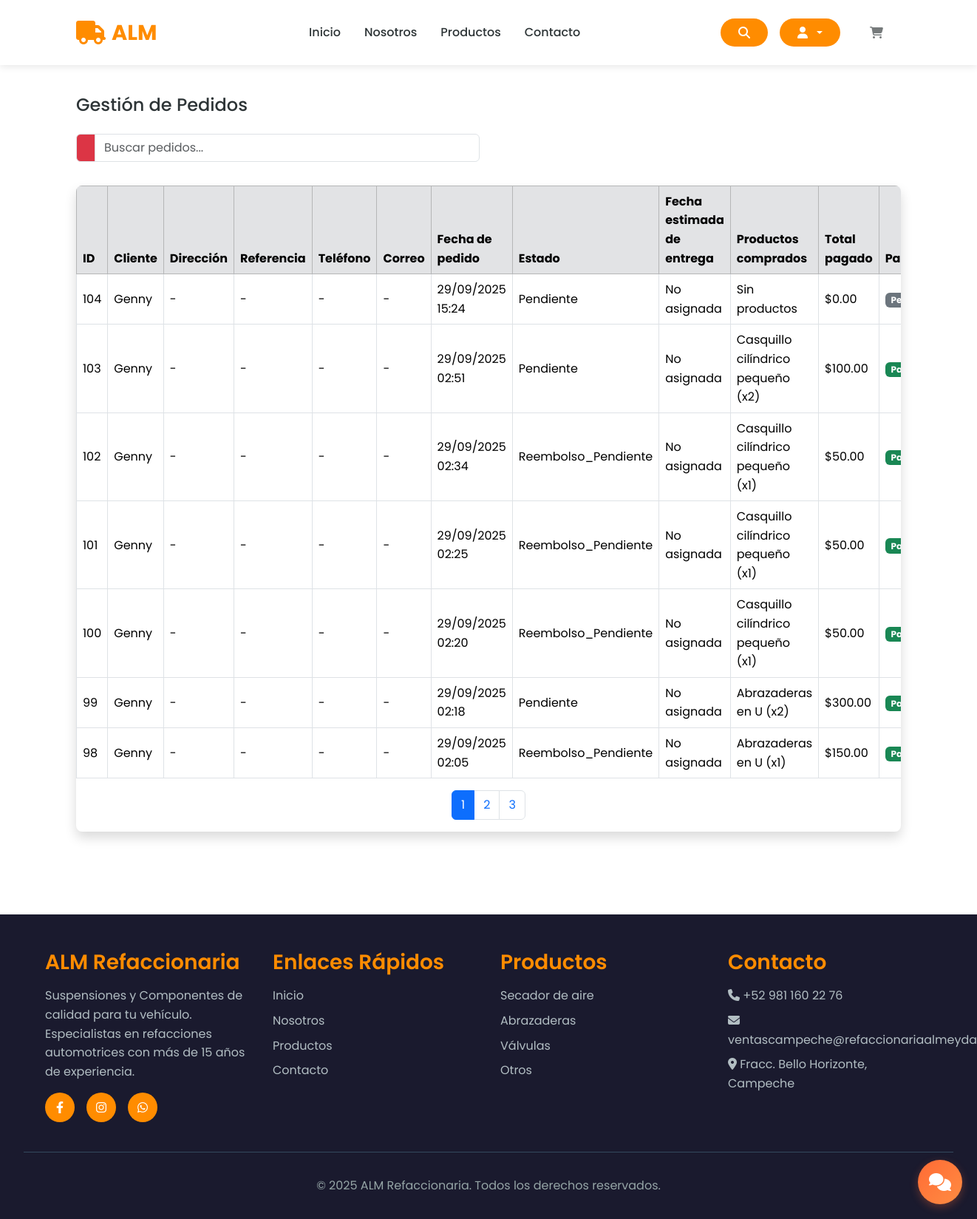
/gestion/orders/ (signed in), run on an earlier commit of the app's database.
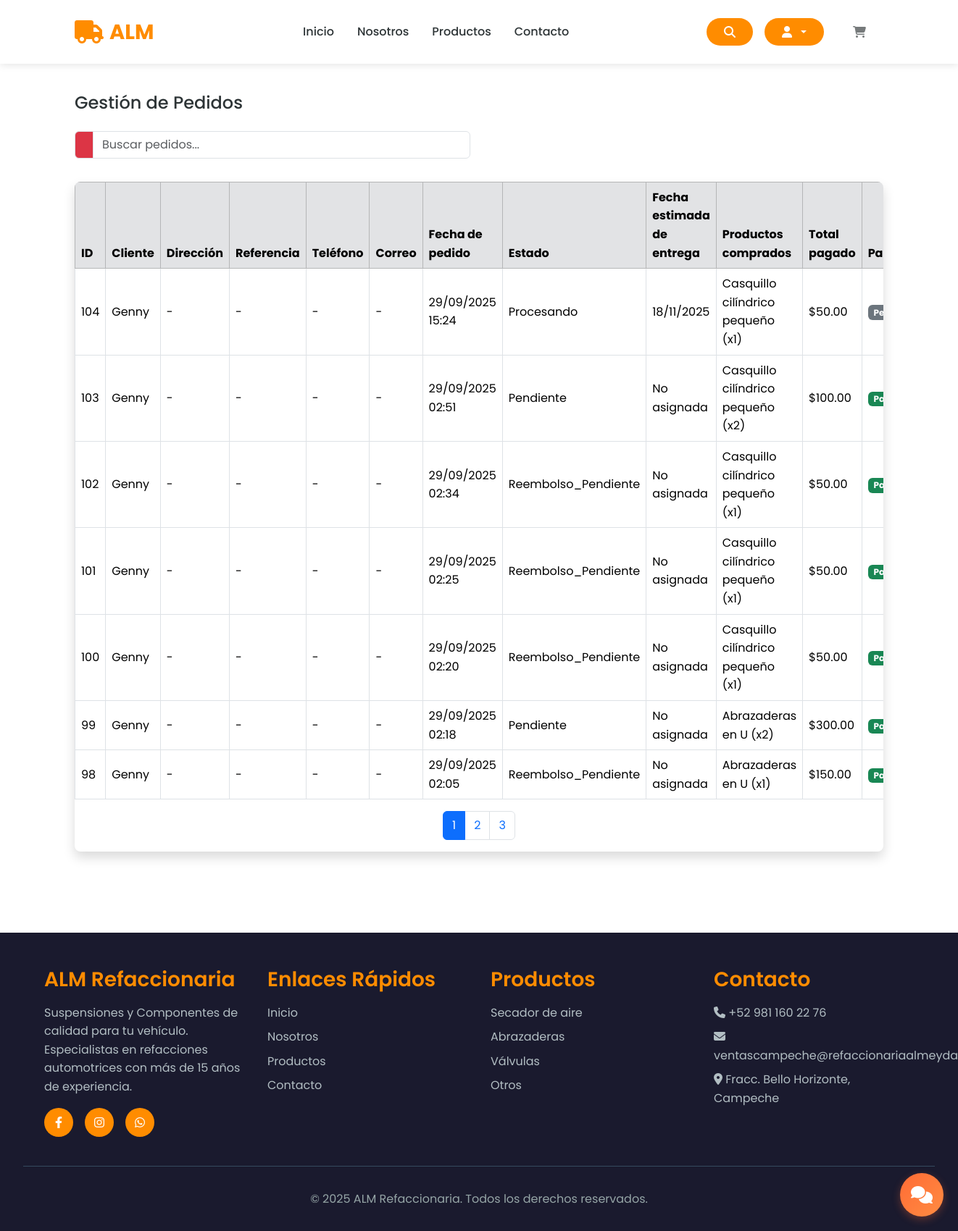
And on a later commit of the database.
### store/models.py (models this page shows, shortened)
class Order(models.Model):
    STATUS_CHOICES = [
        ('Pendiente', 'Pendiente'),
        ('Procesando', 'Procesando'),
        ('Enviado', 'Enviado'),
        ('Entregado', 'Entregado'),
        ('Cancelado', 'Cancelado'),
    ]
    customer = models.ForeignKey(Customer, on_delete=models.SET_NULL, null=True, blank=True)
    date_ordered = models.DateTimeField(auto_now_add=True)
    complete = models.BooleanField(default=False)
    transaction_id = models.CharField(max_length=200, null=True)
    status = models.CharField(max_length=20, choices=STATUS_CHOICES, default='Pendiente')
    estimated_delivery = models.DateField(null=True, blank=True)
    custom_message = models.TextField(null=True, blank=True)
    @property
    def get_cart_total(self):
        return sum(item.get_total for item in self.orderitem_set.all())

class Customer(models.Model):
    user = models.OneToOneField(User, null=True, blank=True, on_delete=models.CASCADE)
    name = models.CharField(max_length=200, null=True, blank=True)
    email = models.EmailField(max_length=200)
    phone_number = models.CharField(max_length=20, blank=True, null=True)
    address = models.CharField(max_length=250, blank=True, null=True)
    referencias = models.CharField(max_length=250, blank=True, null=True)
    date_of_birth = models.DateField(null=True, blank=True)
    zip_code = models.CharField(max_length=10, null=True, blank=True)
    state = models.CharField(
        max_length=3,
        choices=MEXICAN_STATES,
        blank=True,
        null=True
    )
    municipality = models.CharField(max_length=100, blank=True, null=True)

class OrderItem(models.Model):
    product = models.ForeignKey(Product, on_delete=models.SET_NULL, null=True)
    order = models.ForeignKey(Order, on_delete=models.SET_NULL, null=True)
    quantity = models.IntegerField(default=0)
    date_added = models.DateTimeField(auto_now_add=True)
    @property
    def get_total(self):
        if not self.product:  # Si no hay producto
            return 0
        if self.product.offer and self.product.offer_price is not None:
            return self.product.offer_price * self.quantity
        return self.product.price * self.quantity

class Product(models.Model):
    CATEGORY_CHOICES = [
        ('Sujeción y Soporte', 'Sujeción y Soporte'),
        ('Motor y Transmisión', 'Motor y Transmisión'),
        ('Sistema hidraulico y Neumatico', 'Sistema hidraulico y Neumatico'),
        ('Bujes y Casquillos', 'Bujes y Casquillos'),
        ('Sistema de Frenos', 'Sistema de Frenos'),
        ('Accesorios y Misceláneos', 'Accesorios y Misceláneos'),
    ]
    MATERIAL_CHOICES = [
        ('Acero', 'Acero'),
        ('Hierro fundido', 'Hierro fundido'),
        ('Bronce / Latón', 'Bronce / Latón'),
        ('Aluminio', 'Aluminio'),
        ('Goma / Poliuretano', 'Goma / Poliuretano'),
        ('Otro', 'Otro'),
    ]
    PROVEEDOR_CHOICES = [
        ('Productos Almeyda', 'Productos Almeyda'),
    ]
    proveedor = models.CharField(max_length=100, choices=PROVEEDOR_CHOICES)
    seller = models.ForeignKey(User, on_delete=models.CASCADE)
    name = models.CharField(max_length=200)
    description = models.TextField(max_length=1000, null=True, blank=True)
    price = models.FloatField()
    offer_price = models.FloatField(null=True, blank=True)
    offer = models.BooleanField(default=False)
    quantity = models.IntegerField()
    category = models.CharField(max_length=50, choices=CATEGORY_CHOICES)
    height_cm = models.FloatField()
    width_cm = models.FloatField()
    material = models.CharField(max_length=50, choices=MATERIAL_CHOICES)
    likes = models.ManyToManyField(User, related_name='liked_products', blank=True)
    date_of_delivery = models.DateField(null=True, blank=True)
    image = models.ImageField(null=True, blank=False)
    imageuno = models.ImageField(null=True, blank=False)
    imagedos = models.ImageField(null=True, blank=False)
    imagetres = models.ImageField(null=True, blank=False)

### store/views.py (the view)
# urls.py: path('gestion/orders/', views.admin_order_list, name='admin_order_list'),
@staff_member_required
def admin_order_list(request):
    orders = Order.objects.all().order_by('-date_ordered')
    return render(request, 'store/admin_order_list.html', {'orders': orders})

### store/templates/store/admin_order_list.html (shortened to what this page needs)
{% extends 'store/main.html' %}
{% block content %}
<section class="py-5">
  <div class="container">
    <h4 class="mb-4">Gestión de Pedidos</h4>
    <div class="row mb-3">
      <div class="col-md-6">
        <div class="input-group mb-3">
          <span class="input-group-text bg-danger text-white" id="search-addon">
          </span>
          <input type="text" id="searchInput" class="form-control" placeholder="Buscar pedidos..." aria-describedby="search-addon">
        </div>
      </div>
    </div>
    <div class="table-responsive rounded-3 shadow">
      <table class="table table-hover table-bordered align-middle" id="ordersTable">
        <thead class="table-secondary text-white">
          <tr>
            <th>ID</th>
            <th>Cliente</th>
            <th>Dirección</th>
            <th>Referencia</th>
            <th>Teléfono</th>
            <th>Correo</th>
            <th>Fecha de pedido</th>
            <th>Estado</th>
            <th>Fecha estimada de entrega</th>
            <th>Productos comprados</th>
            <th>Total pagado</th>
            <th>Pago</th>
          </tr>
        </thead>
        <tbody>
          {% for order in orders %}
          <tr>
            <td>{{ order.id }}</td>
            <td>
              {% if order.customer and order.customer.user %}
                {{ order.customer.user.username }}
              {% else %}
                Invitado
              {% endif %}
            </td>
            <td>
              {{ order.customer.address|default:"-" }}
            </td>
            <td>
              {{ order.customer.referencias|default:"-" }}
            </td>
            <td>
              {{ order.customer.phone_number|default:"-" }}
            </td>
            <td>
              {{ order.customer.email|default:"-" }}
            </td>
            <td>{{ order.date_ordered|date:"d/m/Y H:i" }}</td>
            <td>{{ order.status }}</td>
            <td>
              {% if order.estimated_delivery %}
                {{ order.estimated_delivery|date:"d/m/Y" }}
              {% else %}
                No asignada
              {% endif %}
            </td>
            <td>
              <ul class="list-unstyled mb-0">
                {% for item in order.orderitem_set.all %}
                  <li>{{ item.product.name }} (x{{ item.quantity }})</li>
                {% empty %}
                  <li>Sin productos</li>
                {% endfor %}
              </ul>
            </td>
            <td>
              ${{ order.get_cart_total|floatformat:2 }}
            </td>
            <td>
              {% if order.complete %}
                <span class="badge bg-success">Pagado</span>
              {% else %}
                <span class="badge bg-secondary">Pendiente</span>
              {% endif %}
            </td>
          </tr>
          {% endfor %}
        </tbody>
      </table>
      <nav>
        <ul class="pagination justify-content-center" id="pagination"></ul>
      </nav>
    </div>
  </div>
</section>
{% endblock %}

What changed in the data, as far as the page shows it:
changed Order id 104: status "Pendiente" → "Procesando"; estimated_delivery (not shown) → "18/11/2025"; get_cart_total "0.00" → "50.00"; no longer shows "No asignada"; no longer shows "Sin productos"
added OrderItem: product.name "Casquillo cilíndrico pequeño", quantity "1", shown under Order id 104
